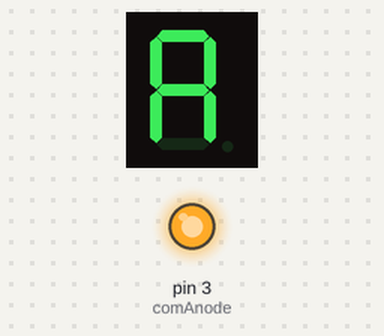
This sketch was run on a simulated Arduino Uno, built with avr-gcc and run on an emulated ATmega328P. Shown: 1-digit seven-segment display, output pins drawn as LEDs (lit = HIGH). Wiring (inferred from the names in the program): 1-digit 7-segment display, segments lit when LOW: segments pin 7, pin 6, pin 5, pin 10, pin 11, pin 8, pin 9, pin 4. The segment pins are drawn as the display they are named for; pins used as bus, display or sensor lines are not drawn.

Above: at 0.1 s.
At 1.6 s:
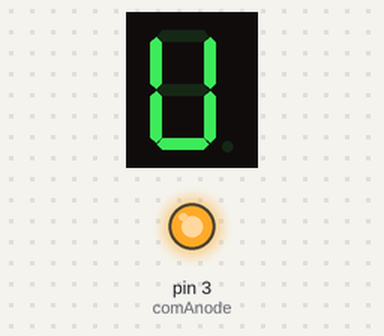
At 2.6 s:
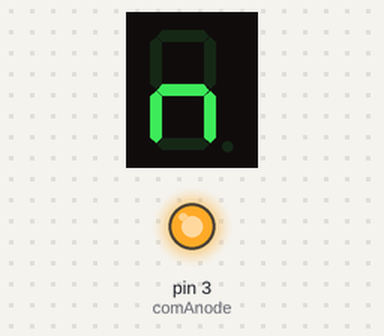
At 4.1 s:
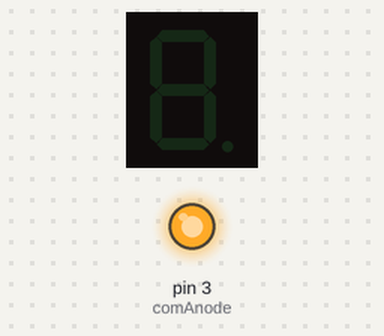
Timing chart, 0 to 5.6 s (numbered marks = the images above):
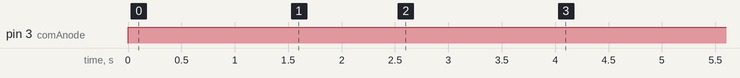

Measured:
- by itself, pin 3 (comAnode): LOW → HIGH at 0.00 s
- by itself, everything shown: repeats every 4.5 s, in 9 steps
- what the display in image 1 shows lasts 0.5 s, from 1.5 s to 2.0 s

The sketch:

_8_segment_display.ino
```cpp
int comAnode = 3;
int dp = 4;
int a = 7;
int b = 6;
int c = 5;
int d = 10;
int e = 11;
int f = 8;
int g = 9;
int on = LOW;
int off = HIGH;

void setup(){

  for(int i = 3; i <= 11; i++){

    pinMode(i, OUTPUT);
  }

}

void loop(){

  while(true){

    displayA();
    delay(500);

    displayR();
    delay(500);

    displayD();
    delay(500);

    displayU();
    delay(500);

    displayI();
    delay(500);

    displayN();
    delay(500);

    displayO();
    delay(500);

    displayP();
    delay(500);

    displayOff();
    delay(500);

  }
}

// display the letter A
void displayA(){
  digitalWrite(comAnode, HIGH);
  digitalWrite(a, on);
  digitalWrite(b, on);
  digitalWrite(c, on);
  digitalWrite(d, off);
  digitalWrite(e, on);
  digitalWrite(f, on);
  digitalWrite(g, on);
  digitalWrite(dp, off);
}

// display the letter B
void displayB(){
  digitalWrite(comAnode, HIGH);
  digitalWrite(a, off);
  digitalWrite(b, off);
  digitalWrite(c, on);
  digitalWrite(d, on);
  digitalWrite(e, on);
  digitalWrite(f, on);
  digitalWrite(g, on);
  digitalWrite(dp, off);
}

// display the letter C
void displayC(){
  digitalWrite(comAnode, HIGH);
  digitalWrite(a, on);
  digitalWrite(b, off);
  digitalWrite(c, off);
  digitalWrite(d, on);
  digitalWrite(e, on);
  digitalWrite(f, on);
  digitalWrite(g, off);
  digitalWrite(dp, off);
}

// display the letter D
void displayD(){
  digitalWrite(comAnode, HIGH);
  digitalWrite(a, off);
  digitalWrite(b, on);
  digitalWrite(c, on);
  digitalWrite(d, on);
  digitalWrite(e, on);
  digitalWrite(f, off);
  digitalWrite(g, on);
  digitalWrite(dp, off);
}

// display the letter E
void displayE(){
  digitalWrite(comAnode, HIGH);
  digitalWrite(a, on);
  digitalWrite(b, off);
  digitalWrite(c, off);
  digitalWrite(d, on);
  digitalWrite(e, on);
  digitalWrite(f, on);
  digitalWrite(g, on);
  digitalWrite(dp, off);
}

// display the letter I
void displayI(){
  digitalWrite(comAnode, HIGH);
  digitalWrite(a, off);
  digitalWrite(b, on);
  digitalWrite(c, on);
  digitalWrite(d, off);
  digitalWrite(e, off);
  digitalWrite(f, off);
  digitalWrite(g, off);
  digitalWrite(dp, off);
}

// display the letter N
void displayN(){
  digitalWrite(comAnode, HIGH);
  digitalWrite(a, off);
  digitalWrite(b, off);
  digitalWrite(c, on);
  digitalWrite(d, off);
  digitalWrite(e, on);
  digitalWrite(f, off);
  digitalWrite(g, on);
  digitalWrite(dp, off);
}

// display the letter O
void displayO(){
  digitalWrite(comAnode, HIGH);
  digitalWrite(a, off);
  digitalWrite(b, off);
  digitalWrite(c, on);
  digitalWrite(d, on);
  digitalWrite(e, on);
  digitalWrite(f, off);
  digitalWrite(g, on);
  digitalWrite(dp, off);
}

// display the letter P
void displayP(){
  digitalWrite(comAnode, HIGH);
  digitalWrite(a, on);
  digitalWrite(b, on);
  digitalWrite(c, off);
  digitalWrite(d, off);
  digitalWrite(e, on);
  digitalWrite(f, on);
  digitalWrite(g, on);
  digitalWrite(dp, off);
}

// display the letter R
void displayR(){
  digitalWrite(comAnode, HIGH);
  digitalWrite(a, off);
  digitalWrite(b, off);
  digitalWrite(c, off);
  digitalWrite(d, off);
  digitalWrite(e, on);
  digitalWrite(f, off);
  digitalWrite(g, on);
  digitalWrite(dp, off);
}

// display the letter U
void displayU(){
  digitalWrite(comAnode, HIGH);
  digitalWrite(a, off);
  digitalWrite(b, on);
  digitalWrite(c, on);
  digitalWrite(d, on);
  digitalWrite(e, on);
  digitalWrite(f, on);
  digitalWrite(g, off);
  digitalWrite(dp, off);
}

// display the letter V
void displayV(){
  digitalWrite(comAnode, HIGH);
  digitalWrite(a, off);
  digitalWrite(b, off);
  digitalWrite(c, on);
  digitalWrite(d, on);
  digitalWrite(e, on);
  digitalWrite(f, off);
  digitalWrite(g, off);
  digitalWrite(dp, off);
}

// turn off the display
void displayOff(){
  digitalWrite(comAnode, HIGH);
  digitalWrite(a, off);
  digitalWrite(b, off);
  digitalWrite(c, off);
  digitalWrite(d, off);
  digitalWrite(e, off);
  digitalWrite(f, off);
  digitalWrite(g, off);
  digitalWrite(dp, off);
}
```
